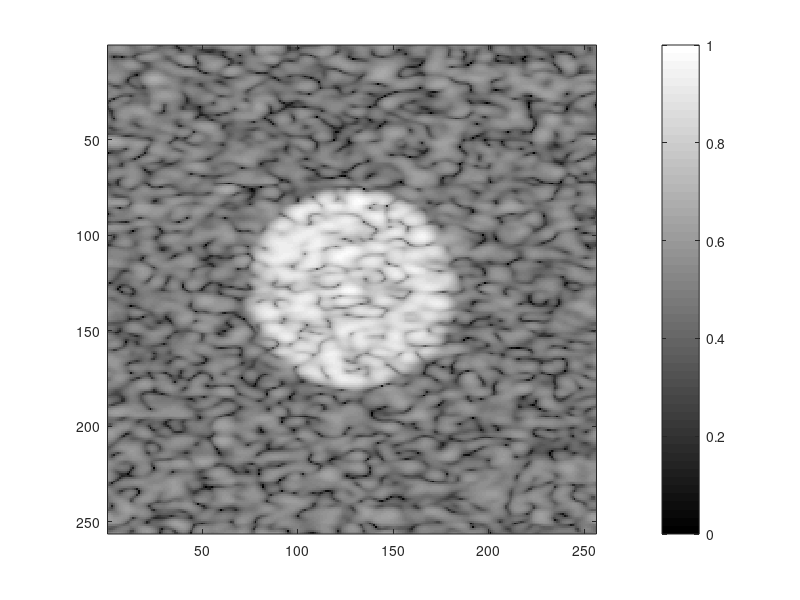

The MATLAB script that drew this image:
% Introduction to Biomedical Imaging   
%	MATLAB sample codes for ultrasound image simulation
%	ultrasound image = PSF convolve with scatterer distribution
%	The convolution is done in frequency domain, 
%	i.e., FT{ultrasound image} = FT{PSF} times FT{scatterer distribution}
% 	
%	The image will be with a cyst in the middle. 
%	The imaging field of view is 25.6 mm X 25.6 mm.
%
% 	user-specified parameters are:
% 		cystdB: cyst contrast relative to background in dB
%		cystR:  cyst radius in pixels
% 		displayDR: display dynamic range in dB
%		masterG: master gain
%
%	parameters for verifying the properties of speckle noises
%	EnvelopeData: envelope data
%	dBData: data with normalization and then log conversion, in dB
%
%													Revised by Meng-Lin Li, Ph. D.
%													Dept. of Electrical Engineering, National Tsing Hua University
%													11/01/2018
%													Modified by Meng-Lin Li, 10/24/2019
%													Modified by Meng-Lin Li, 10/29/2020
%													Modified by Meng-Lin Li, 03/29/2022
%
clear
close all
% ---------- user specified parameters ---------------
% !!! ALL PARAMETERS YOU NEED TO MODIFY ARE HERE !!!!
cystdB=+20;
cystR=50;
displayDR=60; % Dynamic range for image dispaly
masterG=0; % Gain for image display
% ----------------------------------------------------

% define raw image
xpixel=256;
ypixel=256;
pointx1=30;
pointy1=30;
pointdB=0;

cystL=10^(cystdB/20);
pointL=10^(pointdB/20);
xpixel2=(xpixel+1)/2;
ypixel2=(ypixel+1)/2;
xyaxis=([1:xpixel]'-xpixel2)*ones(1,ypixel)+sqrt(-1)*ones(xpixel,1)*([1:ypixel]-ypixel2);
mag=ones(xpixel,ypixel);
mag(find(abs(xyaxis)<cystR))=cystL*ones(size(find(abs(xyaxis)<cystR)));

randn('state',1);
rawr=randn(xpixel,ypixel);
randn('state',10);
rawi=randn(xpixel,ypixel);
raw=rawr+sqrt(-1)*rawi;
raw=raw.*mag;	% !!! scatterer distribution
raw(pointx1,pointy1)=pointL*mean(mean(abs(rawr)));


% !!! define point spread function
f0=3;
bw=1;
N=64;
d=0.25;
sint=[-ypixel/2:ypixel/2-1]/ypixel*2+eps;
faxis=[max(0.5,f0-2*bw):0.1:f0+2*bw];
tspec=exp(-pi*(faxis-f0)./bw.^2);
pa=zeros(size(sint));
for i=1:length(faxis)
   lambda=1.54/faxis(i);
	pa=pa+tspec(i)*sin(pi/lambda*N*d*sint)./sin(pi/lambda*d*sint);
end
pa=pa.^2;

psfx=fftshift(exp(-pi*(([1:xpixel]'-xpixel2)*bw/5).^2));
%psfx=(exp(-pi*(([1:xpixel]'-xpixel2)*bw/5).^2));
psfx=psfx/max(abs(psfx));
psf1=(psfx*fftshift(pa)).';
%psf1=(psfx*(pa)).';

% obtain the image
imagedata1=(ifft2(fft2(raw).*fft2(psf1))).'; % modified by Meng-Lin Li, 03/29/2022 => Now (row, column) = (z, x) (in fact, = (R, sin(theta)), sector scan format)
imagelog1=20*log10(abs(imagedata1));
imagelog1=imagelog1-max(max(imagelog1));
imageout=round((imagelog1+displayDR)*255/displayDR);
imageout(find(imageout==255))=255*ones(size(find(imageout==255)));
imageout(find(imageout<0))=zeros(size(find(imageout<0)));

% Original scatterer distribution
raw=20*log10(abs(raw));
raw=raw-max(max(raw));
raw=round((raw+displayDR)*255/displayDR);
raw(find(raw==255))=255*ones(size(find(raw==255)));
raw(find(raw<0))=zeros(size(find(raw<0)));

% display
figure
hold off
image(imagelog1+masterG+displayDR);
colormap(gray(displayDR));
colorbar
axis image

% ---------- homework related parameters ---------------
% !!! ALL PARAMETERS YOU NEED TO VERIFY THE PROPERTIES OF SPECKLE NOISES !!!!
EnvelopeData = abs(imagedata1); % Envelope Data, amplitude data; intensity = (amplitude)^2
dBData = imagelog1; % Data with normalization and then log conversion, in dB

